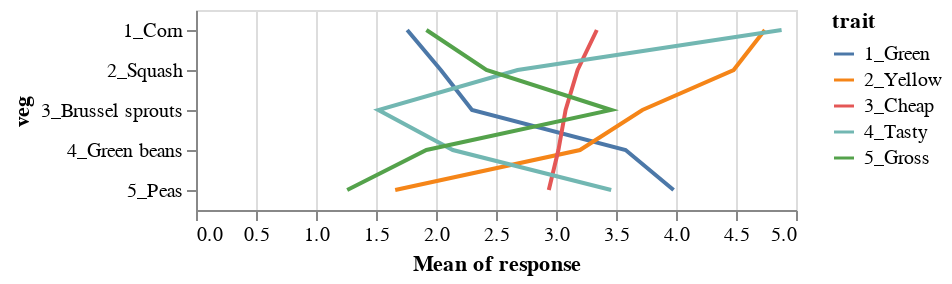

Notebook code for this chart:
### Markdown cell above
---

## Line plot

Another way to show the trends within the traits across the vegetables would be to make a line plot.

**It's not usually a great idea to connect categorical variables with lines, since there is nothing between the vegetables**, but let's try it here to guide the eye.

### Code cell
alt.Chart(df).mark_line().encode(
    x = 'mean(response):Q',
    y = 'veg:N',
    color = 'trait:N'
)

### Figure 1 — Vega-Lite specification as saved in the notebook (floating-point values rounded to 4 significant figures; data arrays with more than 128 entries replaced by an {"elided": "..."} marker saying what was removed)
{"config": {"view": {"continuousWidth": 300, "continuousHeight": 300}}, "data": {"name": "data-07f93f6fab5f4d4715a804d075ffd351"}, "mark": {"type": "line"}, "encoding": {"color": {"field": "trait", "type": "nominal"}, "x": {"aggregate": "mean", "field": "response", "type": "quantitative"}, "y": {"field": "veg", "type": "nominal"}}, "$schema": "https://vega.github.io/schema/vega-lite/v5.8.0.json", "datasets": {"data-07f93f6fab5f4d4715a804d075ffd351": {"elided": "1250 records"}}}
